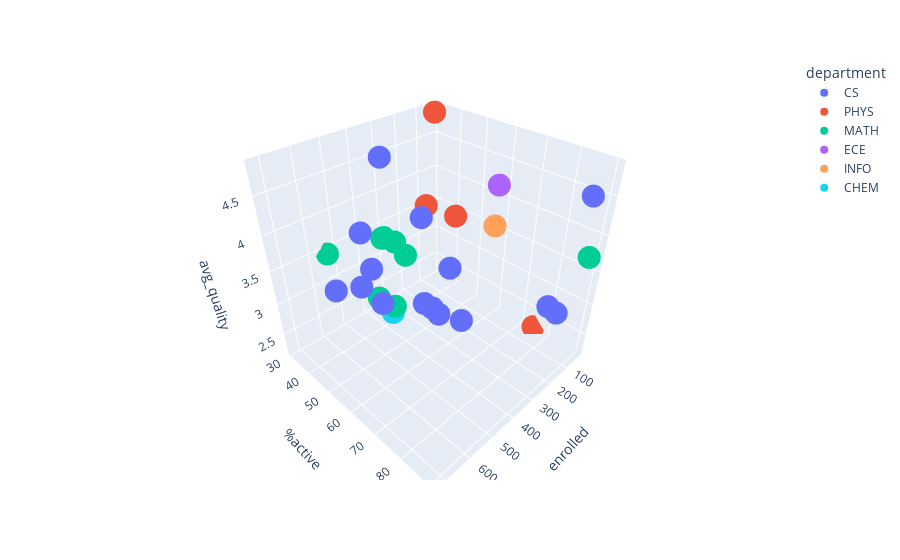

Notebook code cell kept with this figure:
### Markdown cell above
Out of curiosity, we wanted to look for any correlations between the size of a course, the percentage of students active on the piazza, the average quality ratings for the course with its associated instructor, and the course department, just to better understand the relationship between these variables in our data.

### Code cell
#3d scatter plot against enrolled, %active and quality
fig = px.scatter()
fig = px.scatter_3d(all_data, x = 'enrolled', y = '%active', z = 'avg_quality', color = 'department')
fig.show()

### Figure 1 — Plotly figure (JSON) as saved in the notebook; plotly's stock layout.template omitted (floating-point values rounded to 4 significant figures; data arrays with more than 128 entries replaced by an {"elided": "..."} marker saying what was removed)
{"data": [{"hovertemplate": "department=CS<br>enrolled=%{x}<br>%active=%{y}<br>avg_quality=%{z}<extra></extra>", "legendgroup": "CS", "marker": {"color": "#636efa", "symbol": "circle"}, "mode": "markers", "name": "CS", "scene": "scene", "showlegend": true, "type": "scatter3d", "x": {"elided": "254 int values"}, "y": {"elided": "254 int values"}, "z": {"elided": "254 float values"}}, {"hovertemplate": "department=PHYS<br>enrolled=%{x}<br>%active=%{y}<br>avg_quality=%{z}<extra></extra>", "legendgroup": "PHYS", "marker": {"color": "#EF553B", "symbol": "circle"}, "mode": "markers", "name": "PHYS", "scene": "scene", "showlegend": true, "type": "scatter3d", "x": [259, 242, 259, 242, 259, 242, 259, 242, 28, 28, 28, 28, 28, 28, 28, 28, 28, 44, 44, 44, 44, 44, 44], "y": [47, 57, 47, 57, 47, 57, 47, 57, 75, 75, 75, 75, 75, 75, 75, 75, 75, 32, 32, 32, 32, 32, 32], "z": [4, 4, 4, 4, 4, 4, 4, 4, 2.222, 2.222, 2.222, 2.222, 2.222, 2.222, 2.222, 2.222, 2.222, 4.833, 4.833, 4.833, 4.833, 4.833, 4.833]}, {"hovertemplate": "department=MATH<br>enrolled=%{x}<br>%active=%{y}<br>avg_quality=%{z}<extra></extra>", "legendgroup": "MATH", "marker": {"color": "#00cc96", "symbol": "circle"}, "mode": "markers", "name": "MATH", "scene": "scene", "showlegend": true, "type": "scatter3d", "x": [417, 36, 417, 36, 417, 36, 417, 36, 417, 36, 417, 36, 417, 36, 543, 543, 543, 543, 543, 543, 543, 543, 543, 482, 482, 482, 482, 430, 430, 430, 430, 430, 430, 430, 430, 430, 430, 473, 473, 473, 473, 410, 410, 403], "y": [43, 89, 43, 89, 43, 89, 43, 89, 43, 89, 43, 89, 43, 89, 31, 31, 31, 31, 31, 31, 31, 31, 31, 47, 47, 47, 47, 54, 54, 54, 54, 54, 54, 54, 54, 54, 54, 53, 53, 53, 53, 43, 43, 47], "z": [3.704, 3.704, 3.704, 3.704, 3.704, 3.704, 3.704, 3.704, 3.704, 3.704, 3.704, 3.704, 3.704, 3.704, 3.444, 3.444, 3.444, 3.444, 3.444, 3.444, 3.444, 3.444, 3.444, 3, 3, 3, 3, 3.704, 3.704, 3.704, 3.704, 3.704, 3.704, 3.704, 3.704, 3.704, 3.704, 3, 3, 3, 3, 3.704, 3.704, 3.704]}, {"hovertemplate": "department=ECE<br>enrolled=%{x}<br>%active=%{y}<br>avg_quality=%{z}<extra></extra>", "legendgroup": "ECE", "marker": {"color": "#ab63fa", "symbol": "circle"}, "mode": "markers", "name": "ECE", "scene": "scene", "showlegend": true, "type": "scatter3d", "x": [56, 56, 56, 56, 56], "y": [59, 59, 59, 59, 59], "z": [4.2, 4.2, 4.2, 4.2, 4.2]}, {"hovertemplate": "department=INFO<br>enrolled=%{x}<br>%active=%{y}<br>avg_quality=%{z}<extra></extra>", "legendgroup": "INFO", "marker": {"color": "#FFA15A", "symbol": "circle"}, "mode": "markers", "name": "INFO", "scene": "scene", "showlegend": true, "type": "scatter3d", "x": [201, 201, 201, 201, 201], "y": [68, 68, 68, 68, 68], "z": [4, 4, 4, 4, 4]}, {"hovertemplate": "department=CHEM<br>enrolled=%{x}<br>%active=%{y}<br>avg_quality=%{z}<extra></extra>", "legendgroup": "CHEM", "marker": {"color": "#19d3f3", "symbol": "circle"}, "mode": "markers", "name": "CHEM", "scene": "scene", "showlegend": true, "type": "scatter3d", "x": [379, 379, 379, 379, 379], "y": [42, 42, 42, 42, 42], "z": [2.4, 2.4, 2.4, 2.4, 2.4]}], "layout": {"legend": {"title": {"text": "department"}, "tracegroupgap": 0}, "margin": {"t": 60}, "scene": {"domain": {"x": [0, 1], "y": [0, 1]}, "xaxis": {"title": {"text": "enrolled"}}, "yaxis": {"title": {"text": "%active"}}, "zaxis": {"title": {"text": "avg_quality"}}}}}
